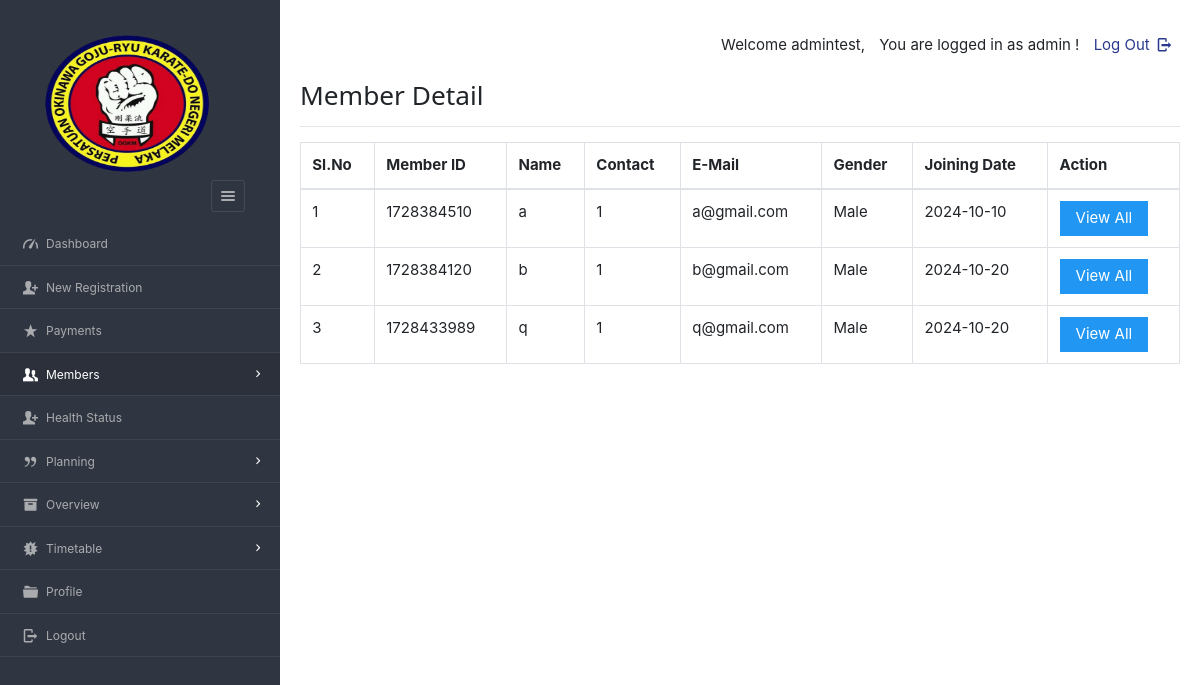
Page /dashboard/admin/table_view.php (signed in) on the earlier database version.
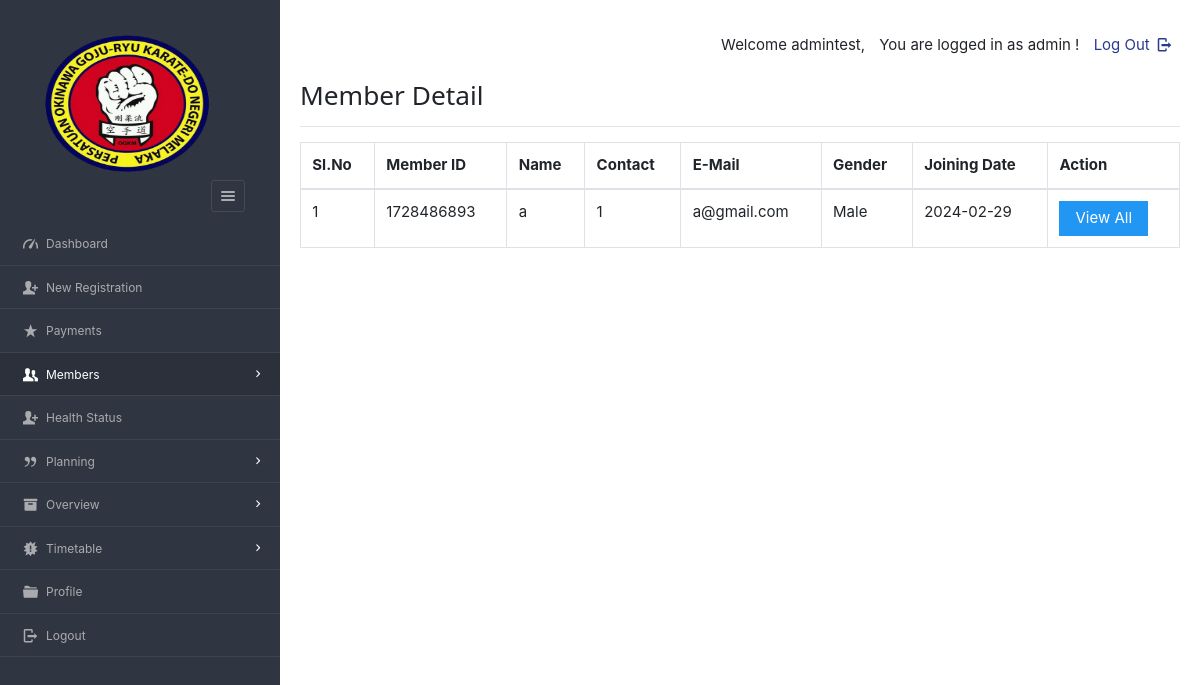
Same page on the later database version.
### tables this page shows
CREATE TABLE `enrolls_to` (
  `et_id` int(100) NOT NULL,
  `planid` varchar(8) NOT NULL,
  `userid` varchar(20) NOT NULL,
  `paid_date` varchar(40) NOT NULL,
  `expire` varchar(40) NOT NULL,
  `hasPaid` varchar(5) NOT NULL DEFAULT 'no'
);

CREATE TABLE `users` (
  `userid` varchar(20) NOT NULL,
  `pass_key` varchar(100) NOT NULL,
  `imageid` varchar(200) NOT NULL,
  `username` varchar(40) NOT NULL,
  `fullName` varchar(100) NOT NULL,
  `gender` varchar(8) NOT NULL,
  `mobile` varchar(20) NOT NULL,
  `email` varchar(200) NOT NULL,
  `dob` varchar(10) NOT NULL,
  `joining_date` varchar(10) NOT NULL
);

### dashboard/admin/table_view.php (the view, shortened to what this page needs)
<?php
require '../../include/db_conn.php';
?>
<!DOCTYPE html>
<html lang="en">
<head>
	<link rel="stylesheet" href="../../css/style.css"  id="style-resource-5">
    <link rel="stylesheet" href="../../css/dashMain.css">
    <link rel="stylesheet" type="text/css" href="../../css/entypo.css">
	<link href="a1style.css" rel="stylesheet" type="text/css">
	<link rel="stylesheet" href="../../css/bootstrap.min.css">
</head>
    <body class="page-body  page-fade" onload="collapseSidebar()">
    	<div class="page-container sidebar-collapsed" id="navbarcollapse">
		<div class="sidebar-menu">
			<header class="logo-env">
					<div class="sidebar-collapse" onclick="collapseSidebar()">
				<a href="#" class="sidebar-collapse-icon with-animation">
					<i class="entypo-menu"></i>
				</a>
			</div>
			</header>
    		<?php include('nav.php'); ?>
    	</div>
    		<div class="main-content">
				<div class="row">
					<div class="col-md-6 col-sm-8 clearfix">
					</div>
					<div class="col-md-6 col-sm-4 clearfix hidden-xs">
						<ul class="list-inline links-list pull-right">
							<li>
								<a href="logout.php">
									Log Out <i class="entypo-logout right"></i>
								</a>
							</li>
						</ul>
					</div>
				</div>
		<h3>Member Detail</h3>
		<hr />
		<table class="table table-bordered datatable" id="table-1" border=1>
			<thead>
				<tr><h2>
					<th>Sl.No</th>
					<th>Member ID</th>
					<th>Name</th>
					<th>Contact</th>
					<th>E-Mail</th>
					<th>Gender</th>
					<th>Joining Date</th>
					<th>Action</th></h2>
				</tr>
			</thead>
				<tbody>
				<?php
$query  = "SELECT * FROM users ORDER BY joining_date";
$result = mysqli_query($con, $query);
$sno    = 1;
if ($result && mysqli_num_rows($result) > 0) {
    while ($row = mysqli_fetch_array($result, MYSQLI_ASSOC)) {
        $uid = $row['userid'];
        $query1 = "SELECT * FROM enrolls_to WHERE userid='$uid'";
        $result1 = mysqli_query($con, $query1);
        if ($result1 && mysqli_num_rows($result1) > 0) {
            while ($row1 = mysqli_fetch_array($result1, MYSQLI_ASSOC)) {
                echo "<tr><td>" . $sno . "</td>";
                echo "<td>" . htmlspecialchars($row['userid']) . "</td>";
                echo "<td>" . htmlspecialchars($row['username']) . "</td>";
                echo "<td>" . htmlspecialchars($row['mobile']) . "</td>";
                echo "<td>" . htmlspecialchars($row['email']) . "</td>";
                echo "<td>" . htmlspecialchars($row['gender']) . "</td>";
                echo "<td>" . htmlspecialchars($row['joining_date']) . "</td>";
                $sno++;
                echo "<td>
                        <form action='viewall_detail.php' method='post'>
                            <input type='hidden' name='name' value='" . htmlspecialchars($uid) . "'/>
                            <input type='submit' class='a1-btn a1-blue' value='View All'/>
                        </form>
                      </td></tr>";
            }
        }
    }
} else {
    echo "<tr><td colspan='9'>No records found</td></tr>";
}
?>
					</tbody>
				</table>
    	</div>
    </body>
</html>

Differences in the rows shown:
no longer on this page (row edited): enrolls_to: userid.userid "1728384510", userid.username "a", userid.mobile "1", userid.email "a@gmail.com", userid.gender "Male", userid.joining_date "2024-10-10"
no longer on this page (row unchanged): enrolls_to: userid.userid "1728384120", userid.username "b", userid.mobile "1", userid.email "b@gmail.com", userid.gender "Male", userid.joining_date "2024-10-20"
no longer on this page (row edited): enrolls_to: userid.userid "1728433989", userid.username "q", userid.mobile "1", userid.email "q@gmail.com", userid.gender "Male", userid.joining_date "2024-10-20"
added enrolls_to: userid.userid "1728486893", userid.username "a", userid.mobile "1", userid.email "a@gmail.com", userid.gender "Male", userid.joining_date "2024-02-29"
